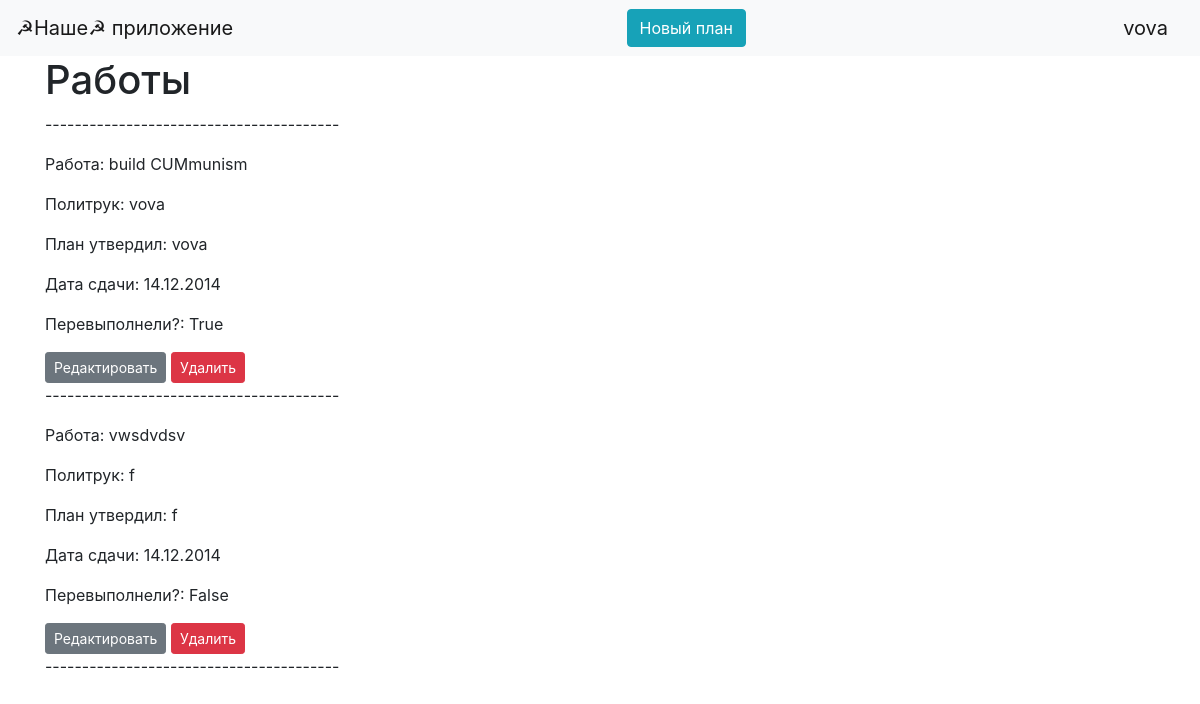
Page /index (signed in) on the committed database.
### data/users.py (models this page shows, shortened)
class User(SqlAlchemyBase, UserMixin):
    __tablename__ = 'users'
    id = sqlalchemy.Column(sqlalchemy.Integer,
                           primary_key=True, autoincrement=True)
    surname = sqlalchemy.Column(sqlalchemy.String, nullable=True)
    name = sqlalchemy.Column(sqlalchemy.String, nullable=True)
    age = sqlalchemy.Column(sqlalchemy.Integer, nullable=True)
    position = sqlalchemy.Column(sqlalchemy.String, nullable=True)
    speciality = sqlalchemy.Column(sqlalchemy.String, nullable=True)
    address = sqlalchemy.Column(sqlalchemy.String, nullable=True)
    email = sqlalchemy.Column(sqlalchemy.String,
                              index=True, unique=True, nullable=True)
    hashed_password = sqlalchemy.Column(sqlalchemy.String, nullable=True)
    modified_date = sqlalchemy.Column(sqlalchemy.DateTime,
                                     default=datetime.datetime.now)
    jobs = orm.relation("Job")

### data/job.py (models this page shows)
class Job(SqlAlchemyBase, UserMixin):
    __tablename__ = 'jobs'
    id = sqlalchemy.Column(sqlalchemy.Integer,
                           primary_key=True, autoincrement=True)
    creater_id = sqlalchemy.Column(sqlalchemy.Integer, sqlalchemy.ForeignKey("users.id"), nullable=True)
    politryk_id = sqlalchemy.Column(sqlalchemy.Integer, nullable=True)
    name = sqlalchemy.Column(sqlalchemy.String, nullable=True)
    plan = sqlalchemy.Column(sqlalchemy.Integer, nullable=True)
    ids_tovarishei = sqlalchemy.Column(sqlalchemy.String, nullable=True)
    start_of_piatiletka = sqlalchemy.Column(sqlalchemy.String, nullable=True)
    end_of_piatiletka = sqlalchemy.Column(sqlalchemy.String, nullable=True)
    result_of_plan = sqlalchemy.Column(sqlalchemy.Boolean, nullable=True)
    user = orm.relation('User')

### flask_app.py (the view)
@app.route('/')
@app.route('/index')
def index():
    db_sess = db_session.create_session()
    jobs = db_sess.query(Job).all()
    return render_template('index.html', title='Домашняя страница', jobs=jobs,
                           db_sess=db_sess,
                           User=User)

### data/db_session.py (called while the page is built)
def create_session() -> Session:
    global __factory
    return __factory()

### flask_app.py (called while the page is built)
@login_manager.user_loader
def load_user(user_id):
    db_sess = db_session.create_session()
    return db_sess.query(User).get(user_id)

### templates/index.html
{% extends "base.html" %}
{% block content %}
    <h1>Работы</h1>
    <p>----------------------------------------</p>
    {% if jobs %}
        {%  for job in jobs %}
            <p>Работа: {{ job.name }}</p>
            <p>Политрук: {{ db_sess.query(User).filter(User.id == job.politryk_id).first().name }}</p>
            <p>План утвердил: {{ db_sess.query(User).filter(User.id == job.creater_id).first().name }}</p>
            <p>Дата сдачи: {{ job.end_of_piatiletka }}</p>
            <p>Перевыполнели?: {{ job.result_of_plan }}</p>
            {% if current_user.id in (job.creater_id, 1) %}
                <a type="button" class="btn btn-secondary btn-sm" href="/edit_job/{{ job.id }}">Редактировать</a>
                <a type="button" class="btn btn-danger btn-sm" href="/job_delete/{{ job.id }}">Удалить</a>
            {% endif %}
            <p>----------------------------------------</p>
        {% endfor %}
    {% else %}
        <h3>Работ пока нет</h3>
    {% endif %}
{% endblock %}

### templates/base.html (shortened to what this page needs)
<!doctype html>
<html lang="en">
<head>
    <link rel="stylesheet"
          href="https://stackpath.bootstrapcdn.com/bootstrap/4.4.1/css/bootstrap.min.css"
>
</head>
<body>
<header>
    <nav class="navbar navbar-light bg-light">
        <a class="navbar-brand" href="/">☭Наше☭ приложение</a>
        <a type="button" class="btn btn-info" href="/add_job">Новый план</a>
        {% if current_user.is_authenticated %}
            <a class="navbar-brand" href="/logout">{{ current_user.name }}</a>
        {% else %}
            <div class="btn-group" role="group" aria-label="Basic mixed styles example">
              <a type="button" class="btn btn-success" href="/login">Войти</a>
              <a type="button" class="btn btn-primary" href="/register">Зарегистрироваться</a>
            </div>
        {% endif %}
    </nav>
</header>
<main role="main" class="container">
    {% block content %}{% endblock %}
</main>
</body>
</html>

### rows in the picture
User: name "vova", query "vova"
Job: name "build CUMmunism", end_of_piatiletka "14.12.2014", result_of_plan "True"
Job: name "vwsdvdsv", end_of_piatiletka "14.12.2014", result_of_plan "False"
User: query "f"
